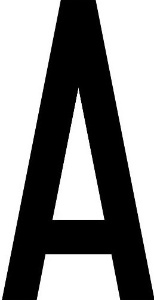
#> input picture letters_300/a.jpg, 154 x 300 px, given in place of m.jpg, which was not available
$ python make_plate.py
#> lines starting #> are read from the running program, lines starting #| are printed output that depends on the picture; pictures that were not available may be replaced by others from this repository, and a replacement may not be noted

import cv2
import os
import numpy as np
import random
import string
import argparse
import shutil


def gen_images(mode,image_scale,image_dir,image_list,num_images,image_format):

    # make destination directory
#> called with mode = 'color', image_scale = 100, image_dir = 'image_dir', image_list = 'image_list.txt', num_images = 1, image_format = 'png'
    if (os.path.isdir(image_dir)):
        try:
            shutil.rmtree(image_dir)
        except OSError as e:
            print("Error: %s : %s" % (image_dir, e.strerror))

    os.makedirs(image_dir)

    # create file for list of images & labels
    f = open(os.path.join(image_dir, image_list), 'w')

    # source directories
    letters = 'letters_300'
    numbers = 'numbers_300'
    borders = 'borders_500'
    years = 'year_cropped'
    provs = 'prov_cropped'

    # Italian plates don't use these letters
    unused = ['i','o','u','q']


    for i in range(num_images):

        # first whitespace
        plate=np.empty(shape=(300,34,3),dtype=np.uint8)
        plate.fill(255)

        label=""

        # first 2 letters
        for i in range(2):

            # avoid unused letters
            for j in range(0,9999):
                letter = random.choice(string.ascii_lowercase)
                if not(letter in unused):
                    break

            label = ''.join((label,letter))

            image = cv2.imread(os.path.join(letters,letter+'.jpg'))
#> image is the input picture: shape (300, 154, 3); min 0, max 255, mean 137.6
            plate = np.concatenate((plate,image),axis=1)
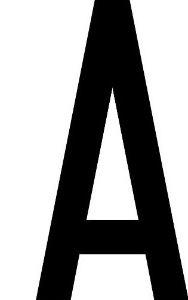
#> plate: shape (300, 188, 3); min 0, max 255, mean 158.8
            plate = cv2.copyMakeBorder(plate,0,0,0,34,cv2.BORDER_CONSTANT,value=[255,255,255])
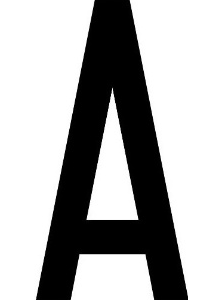
#> plate: shape (300, 222, 3); min 0, max 255, mean 173.5

        # blank space
        plate = cv2.copyMakeBorder(plate,0,0,0,120,cv2.BORDER_CONSTANT,value=[255,255,255])
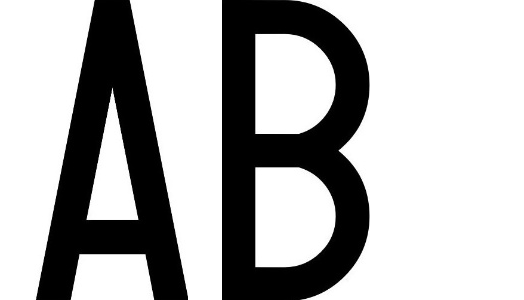
#> plate: shape (300, 524, 3); min 0, max 255, mean 178.2

        # 3 numbers
        for i in range(3):
            irand = random.randrange(0, 10)
            image = cv2.imread(os.path.join(numbers,str(irand)+'.jpg'))
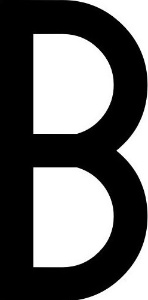
#> input picture letters_300/b.jpg, 148 x 300 px, given in place of 6.jpg, which was not available
#> image is the input picture: shape (300, 148, 3); min 0, max 255, mean 105.3
            plate = np.concatenate((plate,image),axis=1)
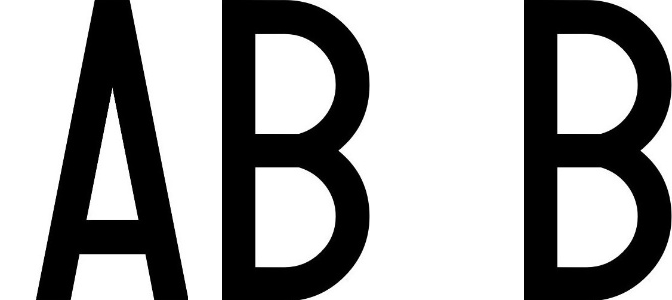
#> plate: shape (300, 672, 3); min 0, max 255, mean 162.2
            plate = cv2.copyMakeBorder(plate,0,0,0,34,cv2.BORDER_CONSTANT,value=[255,255,255])
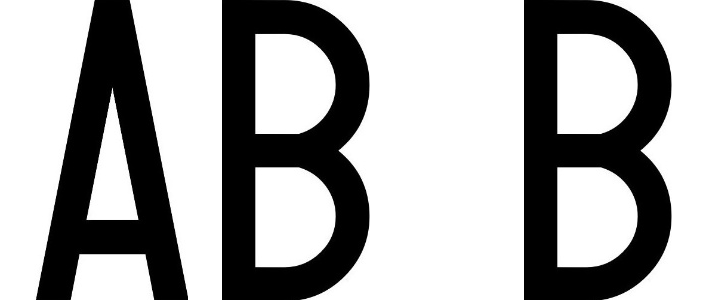
#> plate: shape (300, 706, 3); min 0, max 255, mean 166.6
            label = ''.join((label,str(irand)))

        # last 2 letters
        for i in range(2):

            # avoid unused letters
            for j in range(0,9999):
                letter = random.choice(string.ascii_lowercase)
                if not(letter in unused):
                    break

            image = cv2.imread(os.path.join(letters,letter+'.jpg'))
            plate = np.concatenate((plate,image),axis=1)

            plate = cv2.copyMakeBorder(plate,0,0,0,34,cv2.BORDER_CONSTANT,value=[255,255,255])
            label = ''.join((label,letter))

        # white padding - top & bottom of numbers/letters
        plate = cv2.copyMakeBorder(plate,100,100,0,0,cv2.BORDER_CONSTANT,value=[255,255,255])

        # blue left border
        left = cv2.imread(os.path.join(borders,'left.jpg'))
        plate = np.concatenate((left,plate),axis=1)

        # blue right border (year & Province)
        year = random.randrange(15, 21)
        image_yr = cv2.imread(os.path.join(years,str(year)+'.jpg'))

        prov_list = os.listdir(provs)
        prov = random.randrange(0, len(prov_list))
        image_prov = cv2.imread(os.path.join(provs,prov_list[prov]))

        right = np.concatenate((image_yr,image_prov),axis=0)
        plate = np.concatenate((plate,right),axis=1)

        # resize
        plate = cv2.resize(plate,( int(1860*(image_scale/100)), int(500*(image_scale/100)) ), interpolation = cv2.INTER_LINEAR)

        height,width = plate.shape[:2]

        # estimate a size for black border
        border = height//25

        plate = cv2.copyMakeBorder(plate,border,border,border,border,cv2.BORDER_CONSTANT,value=[0,0,0])

        if mode=='mono':
            plate = cv2.cvtColor(plate, cv2.COLOR_BGR2GRAY)

        cv2.imwrite(os.path.join(image_dir,label.upper()+'.'+image_format),plate)

        f.write(label.upper()+'.'+image_format+'\n')

    f.close()


    return


# only used if script is run as 'main' from command line
def main():
  # construct the argument parser and parse the arguments
  ap = argparse.ArgumentParser()
  ap.add_argument('-m', '--mode',
                  type=str,
                  default='color',
                  choices=['mono','color'],
                  help='Save in color or monochrome. Default is color')
  ap.add_argument('-s', '--image_scale',
                  type=int,
                  default=100,
                  help='Image scaling percent. Default is 100.')
  ap.add_argument('-dir', '--image_dir',
                  type=str,
                  default='image_dir',
                  help='Path to folder for saving images and images list file. Default is image_dir')
  ap.add_argument('-li', '--image_list',
                  type=str,
                  default='image_list.txt',
                  help='Name of images list file. Default is image_list.txt')
  ap.add_argument('-f', '--image_format',
                  type=str,
                  default='png',
                  choices=['png','jpg','bmp'],
                  help='Image file format - valid choices are png, jpg, bmp. Default is png')
  ap.add_argument('-n', '--num_images',
                  type=int,
                  default=1,
                  help='Number of images to generate. Default is 1')

  args = ap.parse_args()

  print ('Command line options:')
  print (' --mode         : ', args.mode)
  print (' --image_scale  : ', args.image_scale)
  print (' --image_dir    : ', args.image_dir)
  print (' --image_list   : ', args.image_list)
  print (' --image_format : ', args.image_format)
  print (' --num_images   : ', args.num_images)


  gen_images(args.mode, args.image_scale, args.image_dir, args.image_list, args.num_images, args.image_format)


if __name__ == '__main__':
#> (the run stopped early here; a loop or call above may not have finished)
